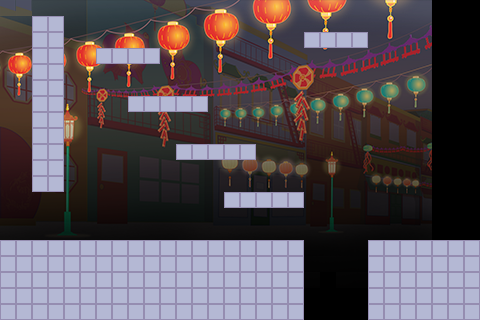

A level layout from a 2D game, rendered from its tile map. Below: a short description, then the map file with tile-grid data replaced by summaries:
An orthogonal 30x20 tile map with 16x16 px tiles, 2 tile layers (Tile Layer 2, layer1), 2 tilesets.

<map version="1.0" orientation="orthogonal" renderorder="right-down" width="30" height="20" tilewidth="16" tileheight="16" nextobjectid="1">
 <tileset firstgid="1" name="tileset-fairy" tilewidth="16" tileheight="16" tilecount="108">
  <image source="tileset-fairy.png" width="144" height="192" />
  <tile id="68">
   <properties>
    <property name="blocked" value="" />
   </properties>
  </tile>
 </tileset>
 <tileset firstgid="109" name="Untitled-1" tilewidth="16" tileheight="16" tilecount="493">
  <image source="Untitled-1.png" width="464" height="272" />
 </tileset>
 <layer name="Tile Layer 2" width="30" height="20">
  <data>[600 cells, 552 non-empty, 447 distinct tile ids]</data>
 </layer>
 <layer name="layer1" width="30" height="20">
  <data>[600 cells, 125 non-empty, 2 distinct tile ids]</data>
 </layer>
</map>
